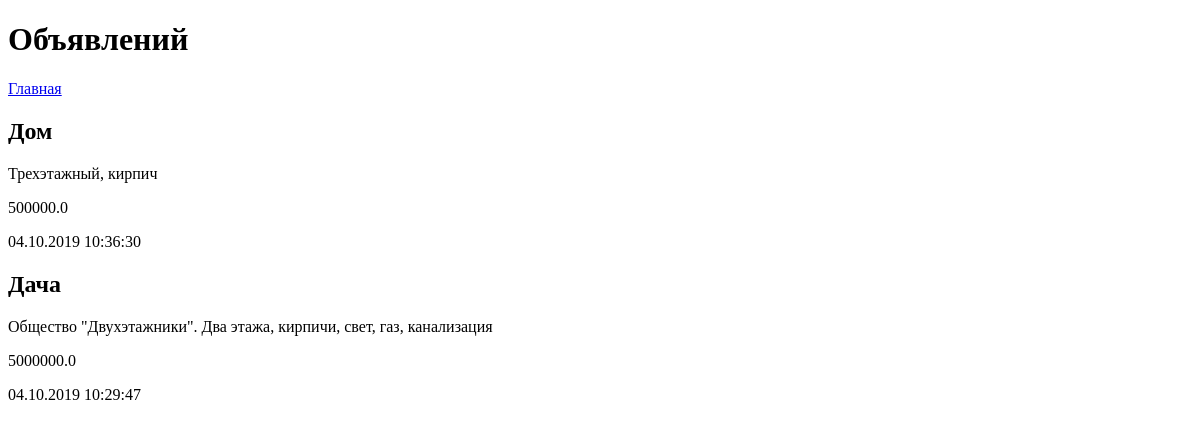
Page /bboard/ on the earlier database version.
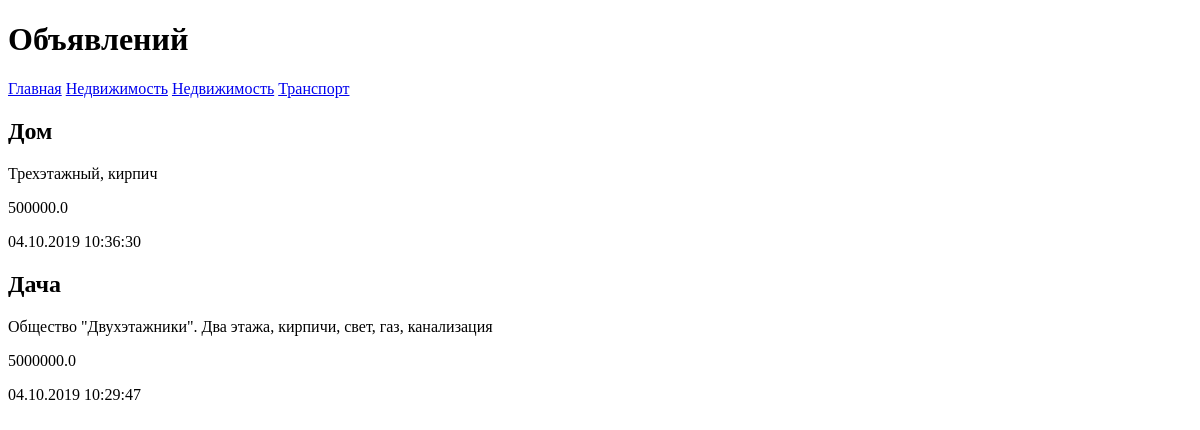
Same page on the later database version.
### bboard/models.py (models this page shows, shortened)
class Bb(models.Model):
	title = models.CharField(max_length = 50 , verbose_name = "Товар")
	content = models.TextField(null = True, blank=True, verbose_name = 'Описание')
	price = models.FloatField(null = True, blank = True, verbose_name = "Цена")
	published = models.DateTimeField(auto_now_add = True, db_index = True, verbose_name = 'Опубликованно')
	rubric = models.ForeignKey('Rubric', null = True, on_delete = models.PROTECT, verbose_name = 'Рубрика')
	class Meta:
		verbose_name_plural = 'Объявления'
		verbose_name = 'Объявление'
		ordering = ['-published']

class Rubric(models.Model):
	name = models.CharField(max_length = 20, db_index =True, verbose_name = "Название")
	class Meta:
		verbose_name_plural = 'Рубрики'
		verbose_name = 'Рубрика'
		ordering = ['name']

### bboard/views.py (the view)
# urls.py: path('',index),
def index(request):
	bbs = Bb.objects.all()
	rubrics = Rubric.objects.all()
	context = {'bbs': bbs, 'rubrics': rubrics}
	return render(request, 'bboard.html', context)

### bboard/templates/bboard.html (shortened to what this page needs)
<!DOCTYPE html>
<html>
	<head>
	</head>
	<body>
		<h1>Объявлений</h1>
		<div>
			<a href="/bboard/">Главная</a>
			{%for rubric in rubrics %}
			<a href="/bboard/{{rubric.pk}}/" >{{rubric.name}}</a>
			{%endfor%}
		</div>
		{%for bb in bbs %}
		<div>
			<h2>{{bb.title}}</h2>
			<p>{{bb.content}}</p>
			<p>{{bb.price}}</p>
			<p>{{bb.published|date:"d.m.Y H:i:s"}}</p>
		</div>
		{%endfor%}
	</body>
</html>

Differences in the rows shown:
added Rubric: name "Недвижимость"
added Rubric: name "Недвижимость"
added Rubric: name "Транспорт"
